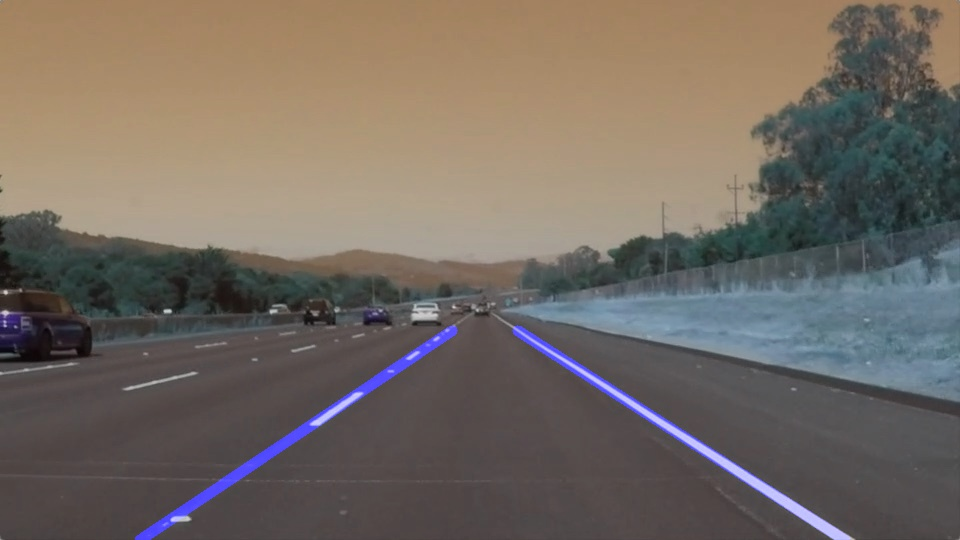
#> input picture test_images_complete/solidWhiteRight.jpg, 960 x 540 px, found by its file name
$ jupyter execute --allow-errors P1.ipynb   (shell and % lines are left out)   (text cells are left out)
#> lines starting #> are read from the running program, lines starting #| are printed output that depends on the picture; after the words box and inside, x2 and y2 are one past the last pixel; in counts of white or black regions, pixels touching at a corner belong together; pictures that were not available may be replaced by others from this repository, and a replacement may not be noted
[cell 1]
#importing some useful packages
import matplotlib.pyplot as plt
import matplotlib.image as mpimg
import numpy as np
import cv2

[cell 2]
#reading in an image
image = mpimg.imread('test_images/solidWhiteRight.jpg')
#> image is the input picture: shape (540, 960, 3); mean R, G, B 114.9, 106, 98.3
#printing out some stats and plotting
print('This image is:', type(image), 'with dimesions:', image.shape)
#| This image is: <class 'numpy.ndarray'> with dimesions: (540, 960, 3)
plt.imshow(image)  #call as plt.imshow(gray, cmap='gray') to show a grayscaled image

[cell 3]
import math

def grayscale(img):
    """Applies the Grayscale transform
    This will return an image with only one color channel
    but NOTE: to see the returned image as grayscale
    you should call plt.imshow(gray, cmap='gray')"""
    return cv2.cvtColor(img, cv2.COLOR_BGR2GRAY)

def canny(img, low_threshold, high_threshold):
    """Applies the Canny transform"""
    return cv2.Canny(img, low_threshold, high_threshold)

def gaussian_blur(img, kernel_size):
    """Applies a Gaussian Noise kernel"""
    return cv2.GaussianBlur(img, (kernel_size, kernel_size), 0)

def region_of_interest(img, vertices):
    """
    Applies an image mask.

    Only keeps the region of the image defined by the polygon
    formed from `vertices`. The rest of the image is set to black.
    """
    #defining a blank mask to start with
    mask = np.zeros_like(img)

    #defining a 3 channel or 1 channel color to fill the mask with depending on the input image
    if len(img.shape) > 2:
        channel_count = img.shape[2]  # i.e. 3 or 4 depending on your image
        ignore_mask_color = (255,) * channel_count
    else:
        ignore_mask_color = 255

    #filling pixels inside the polygon defined by "vertices" with the fill color
    cv2.fillPoly(mask, vertices, ignore_mask_color)

    #returning the image only where mask pixels are nonzero
    masked_image = cv2.bitwise_and(img, mask)
    return masked_image


def draw_lines(img, lines, color=[255, 0, 0], thickness=2):
    """
    NOTE: this is the function you might want to use as a starting point once you want to
    average/extrapolate the line segments you detect to map out the full
    extent of the lane (going from the result shown in raw-lines-example.mp4
    to that shown in P1_example.mp4).

    Think about things like separating line segments by their
    slope ((y2-y1)/(x2-x1)) to decide which segments are part of the left
    line vs. the right line.  Then, you can average the position of each of
    the lines and extrapolate to the top and bottom of the lane.

    This function draws `lines` with `color` and `thickness`.
    Lines are drawn on the image inplace (mutates the image).
    If you want to make the lines semi-transparent, think about combining
    this function with the weighted_img() function below
    """
    for line in lines:
        for x1,y1,x2,y2 in line:
            cv2.line(img, (x1, y1), (x2, y2), color, thickness)

def hough_lines(img, rho, theta, threshold, min_line_len, max_line_gap):
    """
    `img` should be the output of a Canny transform.

    Returns an image with hough lines drawn.
    """
    lines = cv2.HoughLinesP(img, rho, theta, threshold, np.array([]), minLineLength=min_line_len, maxLineGap=max_line_gap)
    line_img = np.zeros((*img.shape, 3), dtype=np.uint8)
    draw_lines(line_img, lines)
    return line_img

# Python 3 has support for cool math symbols.

def weighted_img(img, initial_img, α=0.8, β=1., λ=0.):
    """
    `img` is the output of the hough_lines(), An image with lines drawn on it.
    Should be a blank image (all black) with lines drawn on it.

    `initial_img` should be the image before any processing.

    The result image is computed as follows:

    initial_img * α + img * β + λ
    NOTE: initial_img and img must be the same shape!
    """
    return cv2.addWeighted(initial_img, α, img, β, λ)

[cell 4]
import os
import matplotlib.pyplot as plt
import matplotlib.image as mpimg
import numpy as np
import math

os.listdir("test_images/")

def construct_filtered_image(image, x, y):
    ## lets create an image and apply various effects
    grey_image = grayscale(image)
    blurred_image = gaussian_blur(grey_image, 3)
    canny_image = canny(blurred_image, 35, 140)

    v = vertices = np.array([[(0 + x*.06,y*.95),(x/2 - 20, y*0.60), (x/2 + 20, y*0.60), (x *.94,y*.95)]], dtype=np.int32)
    filtered_image = region_of_interest(canny_image, v)

    return filtered_image

def calculate_avg_lanes(line_set):
    ##lets go ahead and calculate the average positive (l --> r) and negative slopes (r --> l)
    count_l = 0
    slope_l = 0
    b_l = 0

    count_r = 0
    slope_r= 0
    b_r = 0

    for line in line_set:
            for x1,y1,x2,y2 in line:
                slope = (y2 - y1)/(x2-x1)
                b = y1 - (slope*x1)

                if (slope > 0):
                    slope_l += slope
                    count_l += 1
                    b_l += b

                if (slope < 0):
                    slope_r += slope
                    count_r += 1
                    b_r += b

    avg_slope_l = 0.01 if count_l == 0 else slope_l/count_l
    avg_b_l = 0.01 if count_l == 0 else b_l/count_l
    avg_slope_r = 0.01 if count_r == 0 else slope_r/count_r
    avg_b_r = 0.01 if count_r == 0 else b_r/count_r

    return {"left_line": {"m": avg_slope_l, "b": avg_b_l}, "right_line": {"m": avg_slope_r, "b": avg_b_r}}

def get_dimension(image):
    return {"x": image.shape[1], "y": image.shape[0]}

def process_single_image(image):
    xy = get_dimension(image)
    rho = 5
    theta = np.pi/180
    threshold = 2
    min_line_length = 24
    max_line_gap = 3

    filtered_image = construct_filtered_image(image, xy["x"], xy["y"])
    line_set = cv2.HoughLinesP(filtered_image, rho, theta, threshold, np.array([]), min_line_length, max_line_gap)
    lines = calculate_avg_lanes(line_set)

    line_img_placeholder = np.copy(image)*0
    plt.imshow(filtered_image)
    left_lane_image = cv2.line(line_img_placeholder,(math.ceil((xy["y"]-lines["left_line"]["b"])/lines["left_line"]["m"]),xy["y"]),(math.ceil((xy["y"]*0.61-lines["left_line"]["b"])/lines["left_line"]["m"]),math.ceil(xy["y"]*0.61)),(255,0,0),10)
    complete_image = cv2.line(left_lane_image,(math.ceil((xy["y"]-lines["right_line"]["b"])/lines["right_line"]["m"]),xy["y"]),(math.ceil((xy["y"]*.61-lines["right_line"]["b"])/lines["right_line"]["m"]),math.ceil(xy["y"]*.61)),(255,0,0),10)

    drawn_image = weighted_img(complete_image, image, 0.8, 1, 0)

    return drawn_image

images = os.listdir("test_images/")

for image_name in images:
    image = mpimg.imread('test_images/' + image_name)
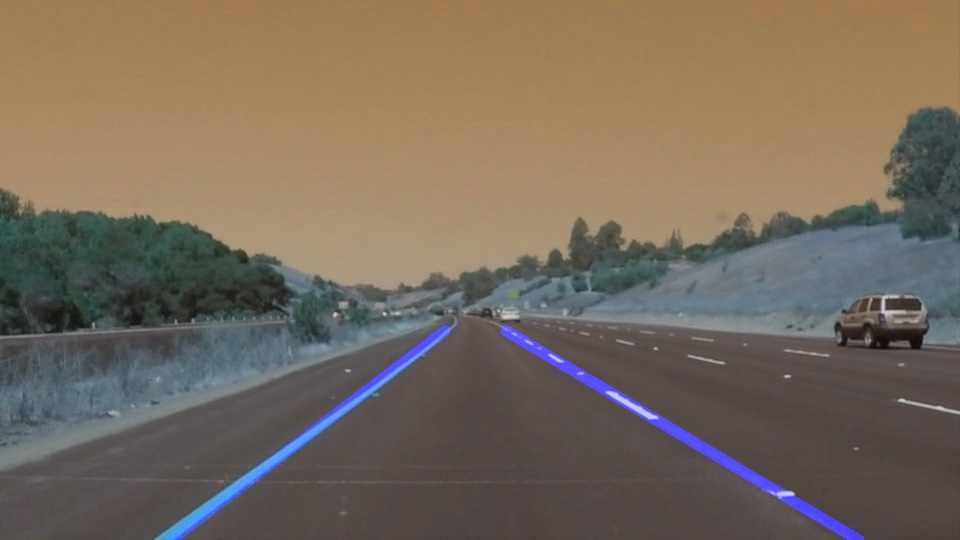
#> input picture test_images_complete/solidYellowCurve.jpg, 960 x 540 px, given as the content of the folder test_images/, which was not available
#> image is the input picture: shape (540, 960, 3); mean R, G, B 119.1, 106.7, 92.8
    drawn_image = process_single_image(image)
#> in process_single_image, `xy = get_dimension(image)`: xy = {'x': 960, 'y': 540}
#> in grayscale, `return cv2.cvtColor(img, cv2.COLOR_BGR2GRAY)`:
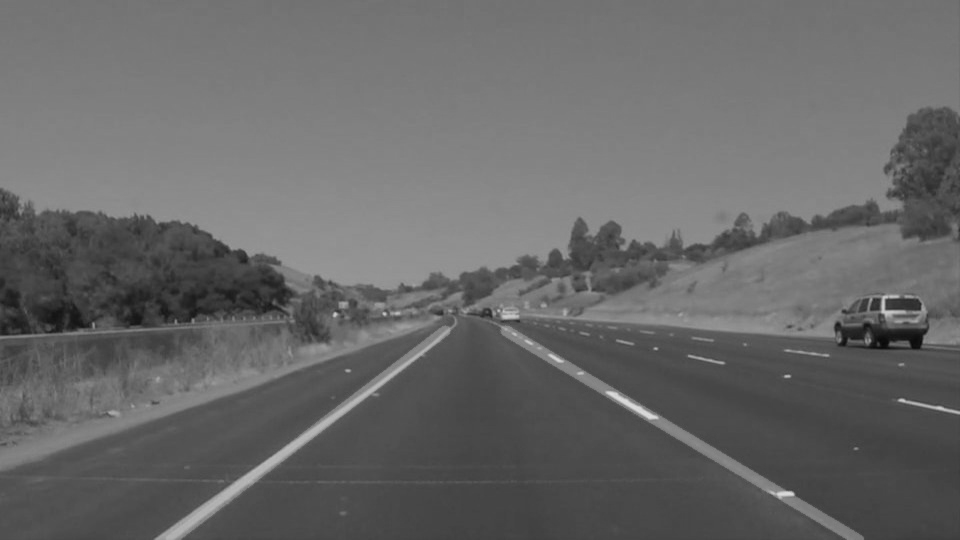
#> returned value: shape (540, 960); min 8, max 220, mean 103.9
#> in canny, `return cv2.Canny(img, low_threshold, high_threshold)`:
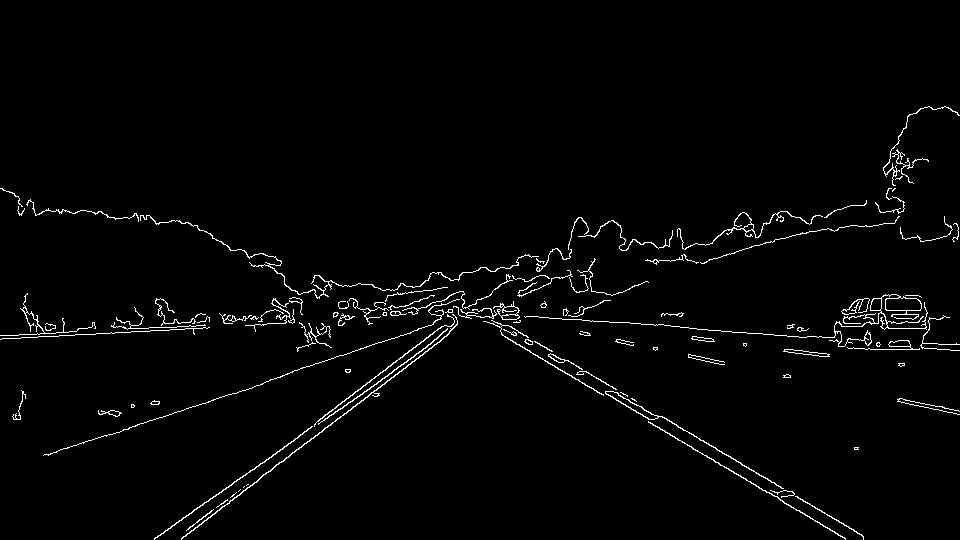
#> returned value: shape (540, 960); 2% white in thin lines or dots, all inside (x1, y1, x2, y2) = (0, 106, 960, 540)
#> in region_of_interest, `cv2.fillPoly(mask, vertices, ignore_mask_color)`:
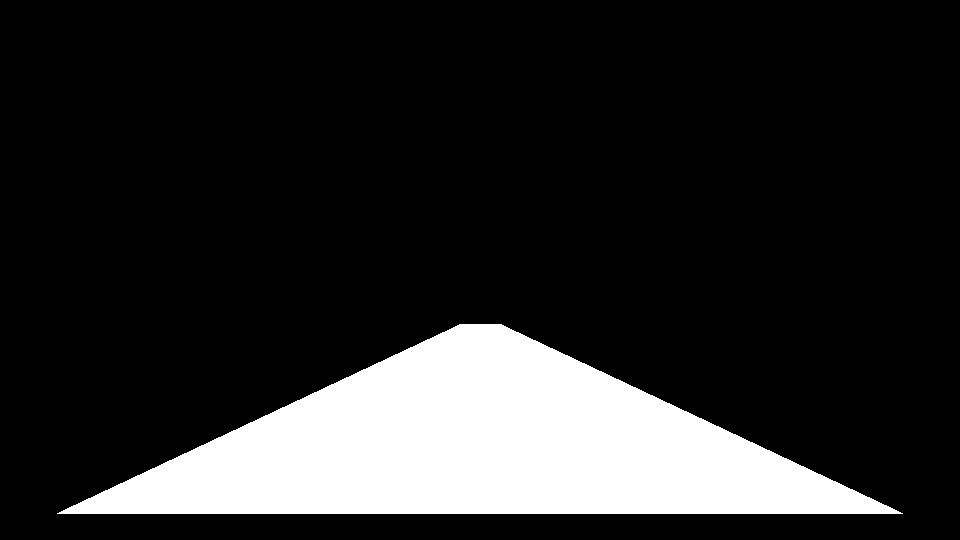
#> mask: shape (540, 960); 16.3% white; 1 white region, box (x1, y1, x2, y2) and area: (57, 324, 903, 514) 84480
#> in region_of_interest, `masked_image = cv2.bitwise_and(img, mask)`:
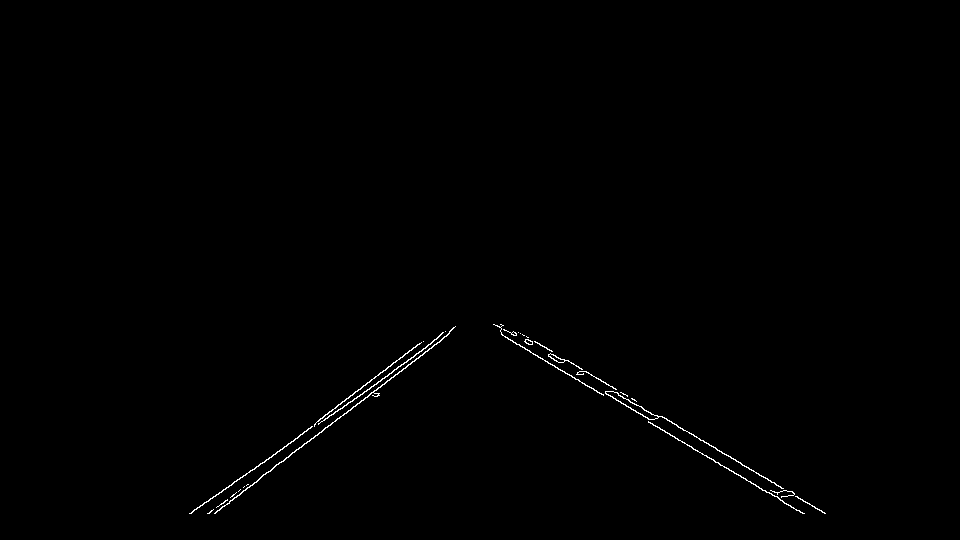
#> masked_image: shape (540, 960); 0.42% white in thin lines or dots, all inside (x1, y1, x2, y2) = (189, 324, 826, 514)
#> in process_single_image, `line_set = cv2.HoughLinesP(filtered_image, rho, theta, threshold, np.a..`: line_set = 13 rows, first 6: [223, 489, 293, 441], [343, 415, 375, 390], [648, 421, 692, 447], [227, 504, 281, 461], [325, 418, 369, 389], [613, 391, 658, 417]
#> the loop in calculate_avg_lanes, `for line in line_set:` made 13 passes
#> line on passes 1 to 12: [[223, 489, 293, 441]], [[343, 415, 375, 390]], [[648, 421, 692, 447]], [[227, 504, 281, 461]], [[325, 418, 369, 389]], [[613, 391, 658, 417]], [[318, 420, 344, 401]], [[575, 379, 601, 393]], [[662, 416, 786, 490]], [[563, 359, 615, 388]], [[611, 391, 636, 405]], [[605, 392, 648, 419]]
#> after the loop in calculate_avg_lanes, `for line in line_set:`: b_l = 271.2; b_r = 3963.5; count_l = 7; count_r = 6; slope_l = 4.05; slope_r = -4.4
#> in calculate_avg_lanes, `avg_slope_l = 0.01 if count_l == 0 else slope_l/count_l`: avg_slope_l = 0.579
#> in calculate_avg_lanes, `avg_b_l = 0.01 if count_l == 0 else b_l/count_l`: avg_b_l = 38.74
#> in calculate_avg_lanes, `avg_slope_r = 0.01 if count_r == 0 else slope_r/count_r`: avg_slope_r = -0.734
#> in calculate_avg_lanes, `avg_b_r = 0.01 if count_r == 0 else b_r/count_r`: avg_b_r = 660.6
#> in process_single_image, `lines = calculate_avg_lanes(line_set)`: lines = 2 items
#> in process_single_image, `line_img_placeholder = np.copy(image)*0`: line_img_placeholder: shape (540, 960, 3); every value is 0
#> in process_single_image, `complete_image = cv2.line(left_lane_image,(math.ceil((xy["y"]-lines["r..`:
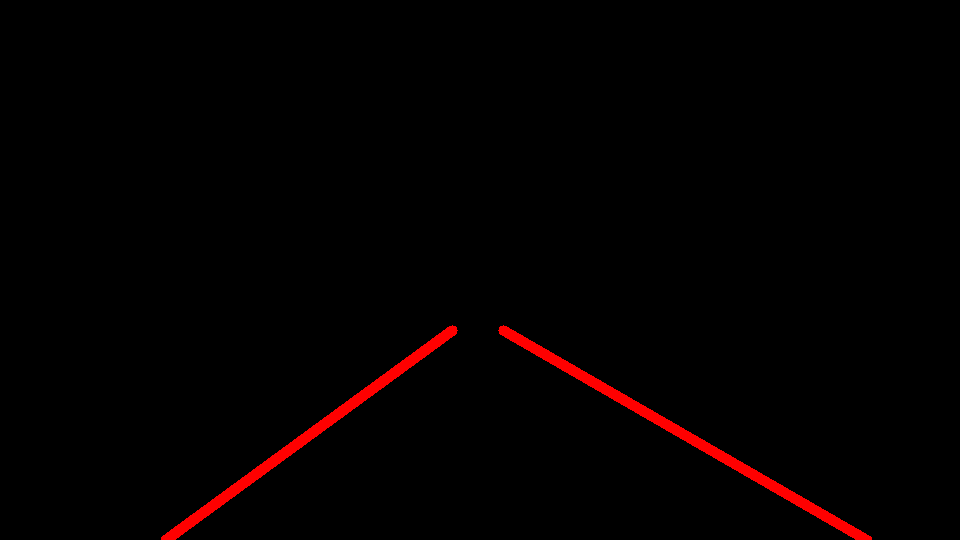
#> complete_image: shape (540, 960, 3); mean R, G, B 4, 0, 0
#> in weighted_img, `return cv2.addWeighted(initial_img, α, img, β, λ)`:
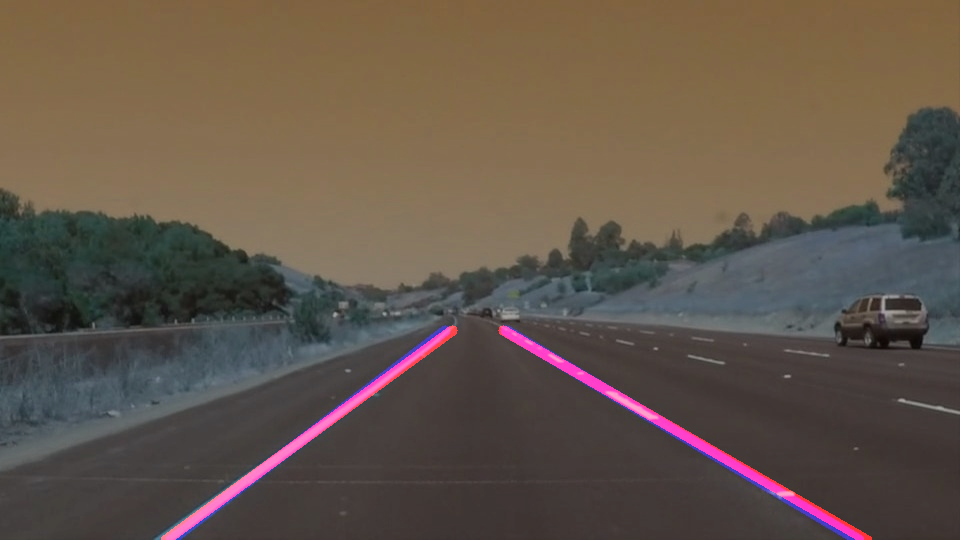
#> returned value: shape (540, 960, 3); mean of channels 0, 1, 2 98.1, 85.3, 74.2; drawn as R, G, B

    cv2.imwrite("test_images_complete/" + image_name, drawn_image)

image = mpimg.imread('test_images/solidYellowCurve2.jpg')
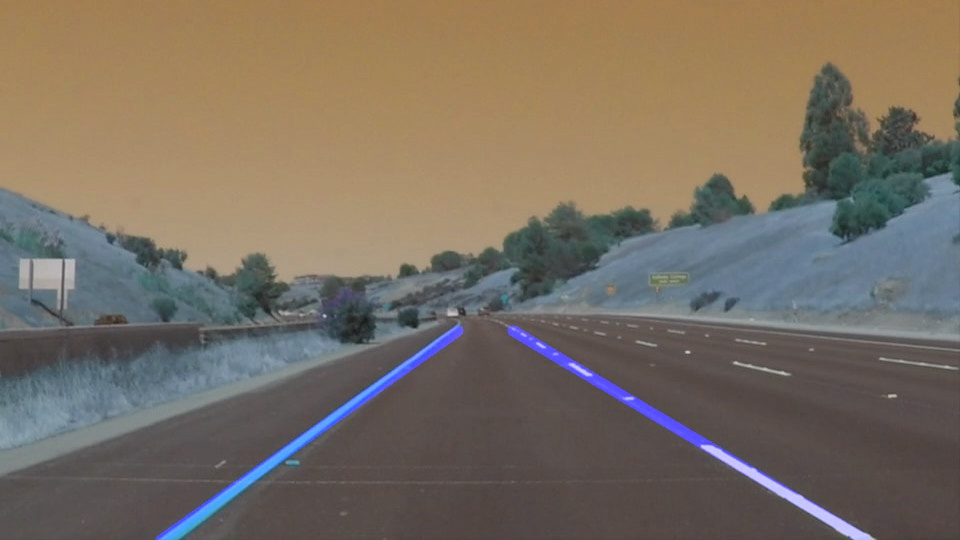
#> input picture test_images_complete/solidYellowCurve2.jpg, 960 x 540 px, given as the content of the folder test_images/, which was not available
#> image is the input picture: shape (540, 960, 3); mean R, G, B 121.1, 110.8, 98.6
#drawn_image = canny_me(image)
#plt.imshow(drawn_image)
#cv2.imwrite("test_images_complete/solidYellowCurve.jpg", drawn_image)
